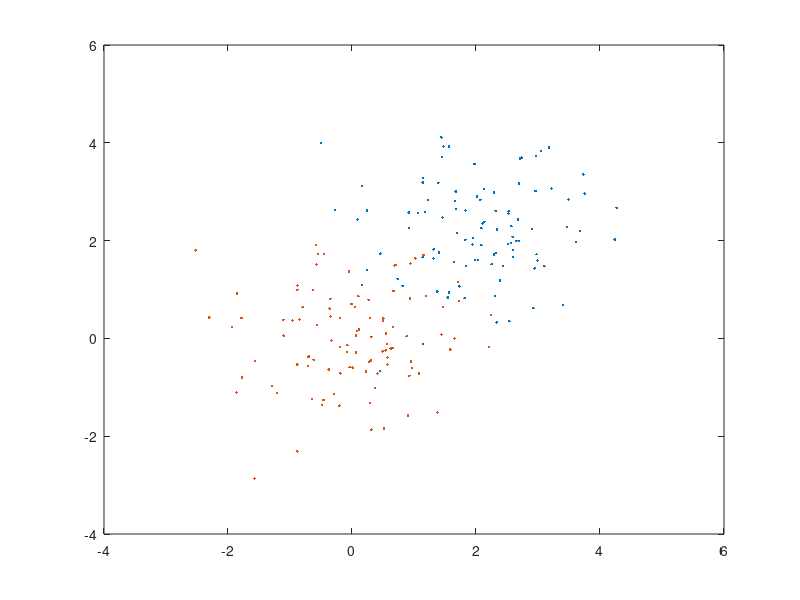

The MATLAB script that drew this image:
%% sim 1
    % genracion de datos sinteticos X~Norm(0,1)
    data01 = 2 + randn(100,2);
    % tamaño de los datos
    [n, k] = size(data01);
    % matriz para centrar los datos
    P = eye(n)-ones(n)/n;
    % datos centados
    center_data01 = P * data01;
    plot(data01(:,1), data01(:,2),'.')
    hold on
    plot(center_data01(:,1), center_data01(:,2),'.')